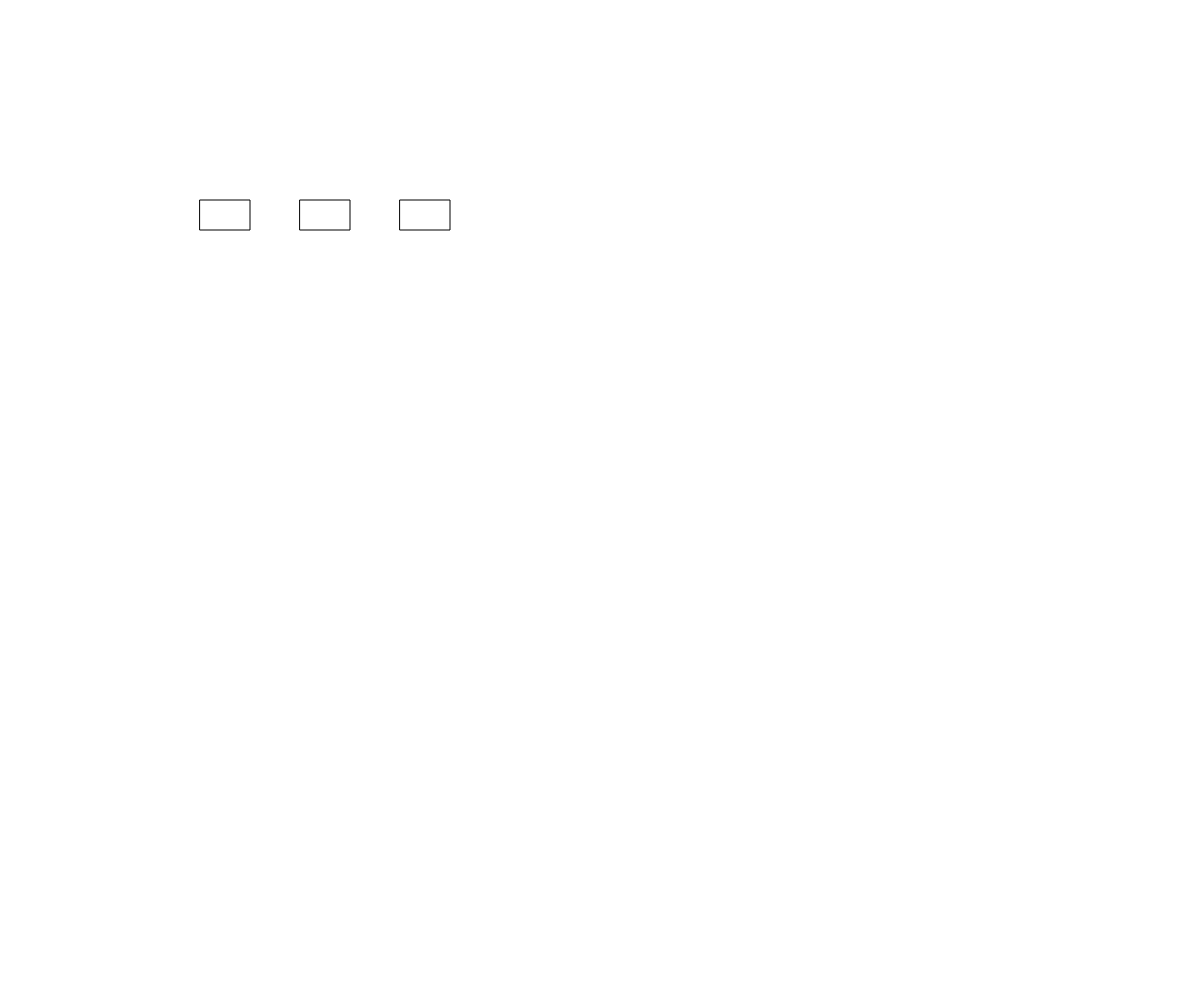
Frame 1 (no input)
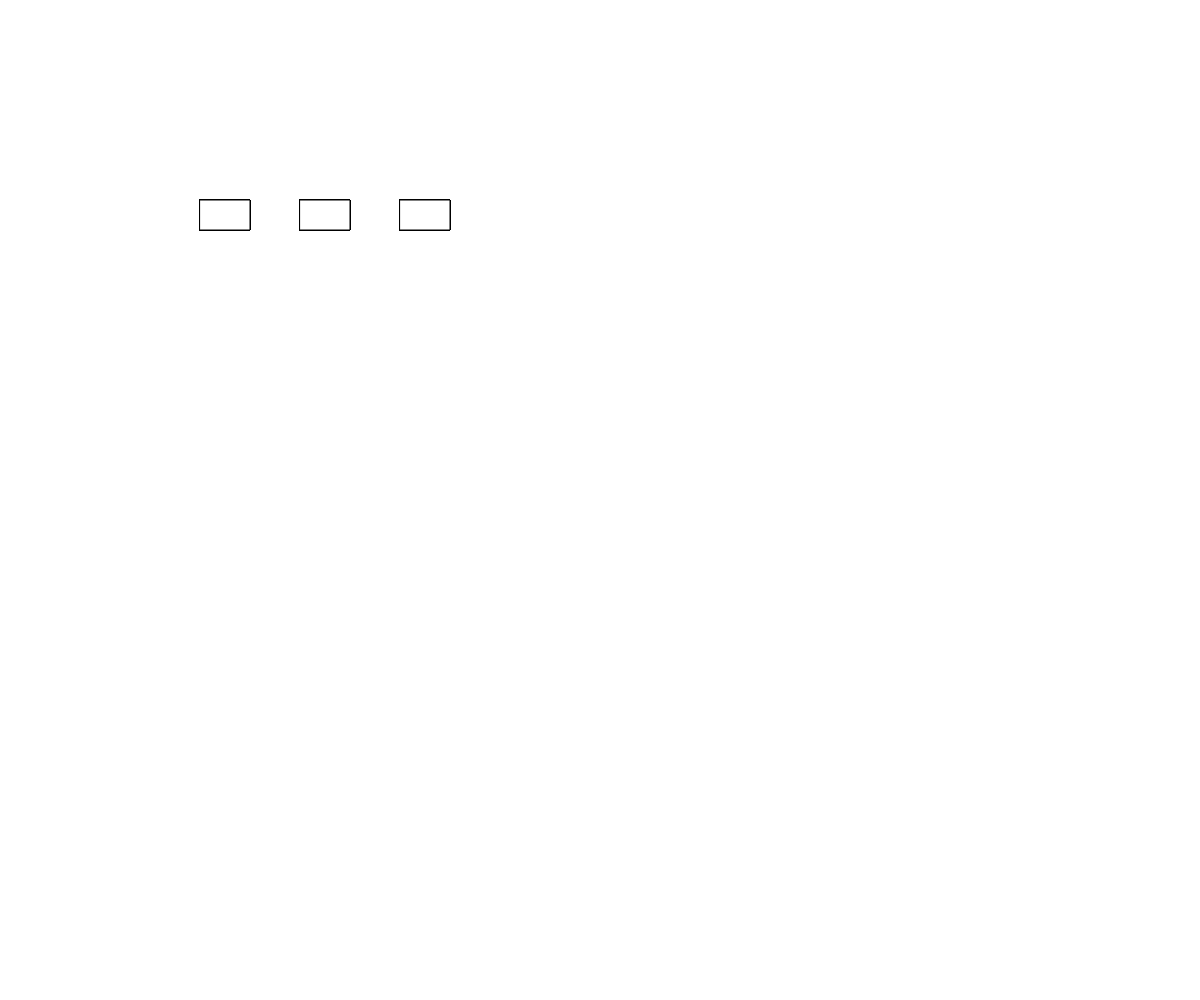
Frame 60 (no input)
Frame 120 (the mouse pressed at the canvas centre since frame 60): identical to frame 60, image omitted

The p5.js sketch that drew these frames (run headless with seeded random() and noise() and a simulated clock; from frame 60 on, the mouse is pressed at the canvas centre):

// p5.js sketch
// ── sketch.js
// Shrimp
// Laura Lima
// Date
//
// Extra for Experts:
// - describe what you did to take this project "above and beyond"

let whichScreen = "start";

let buttonX = 200;
let buttonY = 200;
let buttonW = 50;
let buttonH = 30;
let buttonSpace = 100;



function setup() {
  createCanvas(windowWidth, windowHeight);
}

function draw() {
  start();
  shop();
  farm();
}

function mousePressed(){
  // Pressing shop
  if (mouseX > buttonX && mouseX < buttonX + buttonW && mouseY > buttonY && mouseY < buttonY + buttonH){
    background(random(255));
  }
  // Pressing farm
  if (mouseX > buttonX + buttonSpace && mouseX < buttonX + buttonSpace + buttonW && mouseY > buttonY && mouseY < buttonY + buttonH){
    background(random(255));
  }
  // Pressing start
  if (mouseX > buttonX + buttonSpace * 2 && mouseX < buttonX + buttonSpace * 2 + buttonW && mouseY > buttonY && mouseY < buttonY + buttonH){
    background(random(255));
  }
}

function shop() {
  let button1 = rect(buttonX, buttonY, buttonW, buttonH);
}

function farm() {
  let button2 = rect(buttonX + buttonSpace, buttonY, buttonW, buttonH);
}

function start() {
  let button3 = rect(buttonX + buttonSpace * 2, buttonY, buttonW, buttonH);
}

class Crustacean {
  constructor() {

  }

  display() {

  }
}
